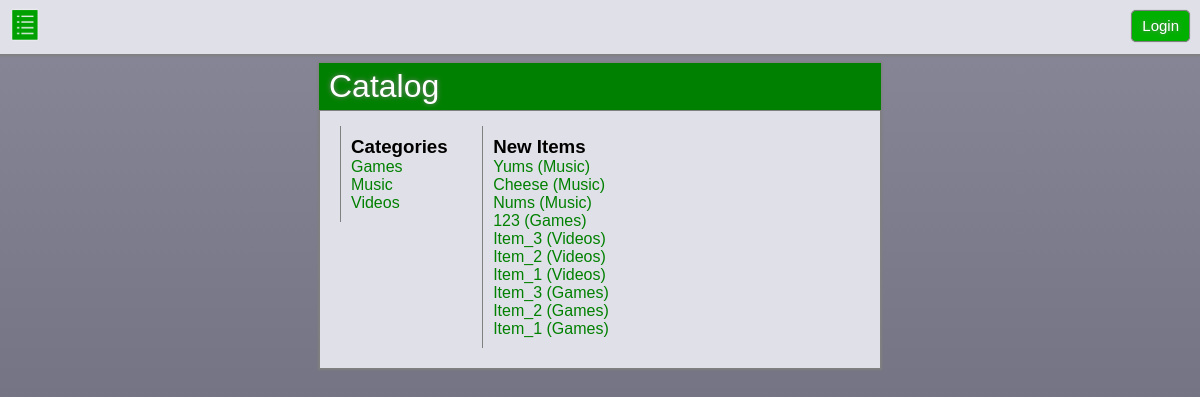
The app's page /catalog/, older data.
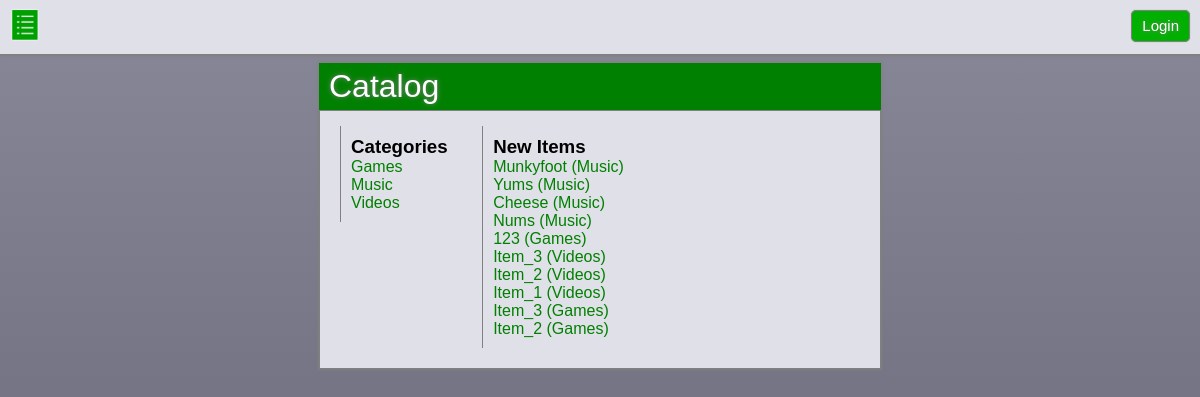
The same page, newer data.
### db.py (models this page shows, shortened)
class Category(Base):
    __tablename__ = 'category'
    id = Column(Integer, primary_key=True)
    name = Column(String(50), nullable=False)

class Item(Base):
    __tablename__ = 'item'
    id = Column(Integer, primary_key=True)
    name = Column(String(50), nullable=False)
    description = Column(String(300), nullable=False)
    image_url = Column(String(300), nullable=True)
    category_id = Column(Integer, ForeignKey('category.id'))
    category = relationship(Category)
    user_id = Column(Integer, ForeignKey('user.id'))
    user = relationship(User)

### app.py (the view)
@app.route('/')
@app.route('/catalog/')
def catalog():
    session = DBSession()
    categories = session.query(Category).order_by(asc(Category.name)).all()
    new_items = session.query(Item).order_by(desc(Item.id)).limit(10).all()
    username = login_session.get('username')
    if username is None:
        authorized_user = False
    else:
        authorized_user = True
    return render_template('catalog.html', authorized_user=authorized_user, username=username, categories=categories, new_items=new_items)

### templates/catalog.html (shortened to what this page needs)
<!DOCTYPE html>
<html>
<head>
    <link rel="stylesheet" type="text/css" media="screen" href="{{url_for('static', filename='css/styles.css')}}" />
</head>
<body>
    {% include 'header.html' %}
    <div class="main">
        <h1>Catalog</h1>
        <ul>
            <h3>Categories</h3>
            {% for c in categories %}
            <a href="{{url_for('category', category_name=c.name)}}">
                <li>
                    {{c.name}}
                </li>
            </a>
            {% endfor %}
        </ul>
        <ul>
            <h3>New Items</h3>
            {% for i in new_items %}
            <a href="{{url_for('item', category_name=i.category.name, item_name=i.name)}}">
                <li>
                    {{i.name}} ({{ i.category.name }})
                </li>
            </a>
            {% endfor %}
        </ul>
    </div>
</body>
</html>

### templates/header.html (shortened to what this page needs)
<div id="header">
    <span style="float:left;">
        <a href="{{url_for('catalog')}}" title="Full Catalog">
            <img class="nav" src="{{url_for('static', filename='images/icons/catalog.png')}}" />
        </a>
    </span>
    <span style="float:right;">
        {% if authorized_user %}
        <div id="username">
            {{username}}
        </div>
        <a href="{{url_for('disconnect')}}">
            <div id="login_button">
                Logout
            </div>
        </a>
        {% else %}
        <a href="{{url_for('login')}}">
            <div id="login_button">
                Login
            </div>
        </a>
        {% endif %}
    </span>
</div><br>

### static/css/styles.css (style rules this page uses)
* { margin: unset; padding: unset; }
body { margin-top: 35px; height: 100%; background: linear-gradient(to top, rgb(96,96,112), rgb(136,136,152)) no-repeat fixed; font-family: Arial, Helvetica, sans-serif; }
a { text-decoration: none; color: green; }
h1 { background-color: green; color: white; text-shadow: 0 0 5px gray; padding: 5px 10px; margin: -11px -11px 5px -11px; border-bottom: 1px solid gray; font-family: Arial, Helvetica, sans-serif; font-weight: normal; }
#header { position: fixed; top: 0; right: 0; left: 0; padding: 10px; z-index: 10; border-bottom: 1px solid gray; box-shadow: 0 0 2px 1px gray; background-color: rgb(224,224,232); }
.nav, #username, #login_button { display: inline-block; height: 30px; line-height: 30px; }
.nav { filter: drop-shadow(0 0 1px white); }
#login_button { border: 1px solid gray; padding: 0 10px; font-size: 15px; color: white; text-shadow: 0 0 5px gray; border-radius: 5px; box-shadow: 0 0 1px 0 gray; background-color: rgb(0,176,0); }
.main { padding: 10px; margin: 10px auto; width: calc(100% - 40px); max-width: 540px; text-align: left; border: 1px solid gray; box-shadow: 0 0 2px 1px gray; background-color: rgb(224,224,232); }
.main ul { display: inline-block; vertical-align: top; text-align: left; padding: 10px; margin: 10px; border-left: 1px solid gray; list-style: none; }

Row changes from the older to the newer data that the page shows:
no longer on this page (row unchanged): Item: name "Item_1", category.name "Games"
added Item: name "Munkyfoot", category.name "Music"
